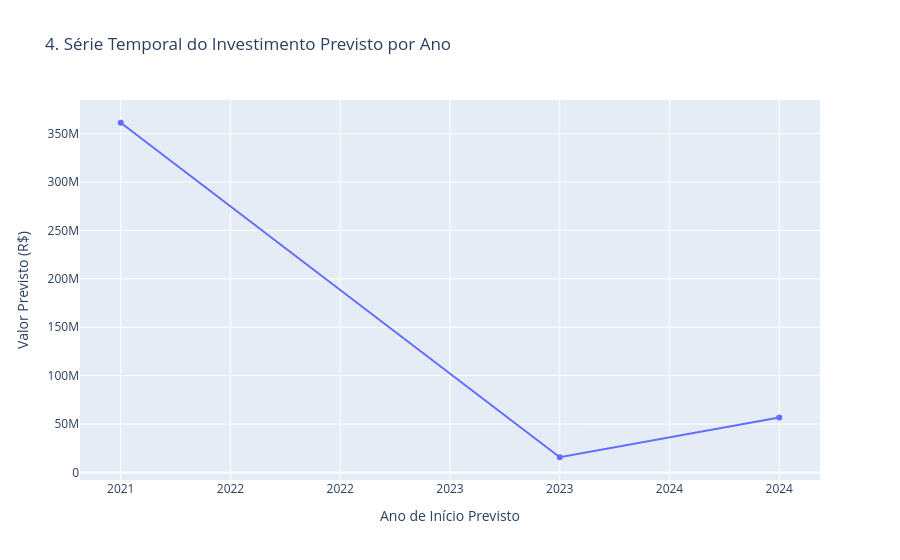

The notebook cell this image was saved under:
### Markdown cell above
### 7.3 - Análise Temporal

Objetivo: Visualizar a tendência de investimento ao longo do tempo.

### Code cell
# Série temporal de investimentos agregados por ano
df_time = df_clean.dropna(subset=['ano_inicio_previsto']).copy()
investimento_anual = df_time.groupby('ano_inicio_previsto')['valor_total_previsto'].sum().reset_index()

fig_line = px.line(investimento_anual, x='ano_inicio_previsto', y='valor_total_previsto',
                   title='4. Série Temporal do Investimento Previsto por Ano',
                   labels={'ano_inicio_previsto': 'Ano de Início Previsto', 'valor_total_previsto': 'Valor Previsto (R$)'},
                   markers=True)

fig_line.update_layout(xaxis_tickformat = 'd') # Formato de ano
fig_line.write_image("visualizacoes/04_evolucao_temporal.png")
fig_line.show()

### Figure 1 — Plotly figure (JSON) as saved in the notebook; plotly's stock layout.template omitted (floating-point values rounded to 4 significant figures)
{"data": [{"hovertemplate": "Ano de Início Previsto=%{x}<br>Valor Previsto (R$)=%{y}<extra></extra>", "legendgroup": "", "line": {"color": "#636efa", "dash": "solid"}, "marker": {"symbol": "circle"}, "mode": "lines+markers", "name": "", "orientation": "v", "showlegend": false, "type": "scatter", "x": [2021, 2023, 2024], "xaxis": "x", "y": [361200000.0, 15730000.0, 56780000.0], "yaxis": "y"}], "layout": {"legend": {"tracegroupgap": 0}, "title": {"text": "4. Série Temporal do Investimento Previsto por Ano"}, "xaxis": {"anchor": "y", "domain": [0, 1], "tickformat": "d", "title": {"text": "Ano de Início Previsto"}}, "yaxis": {"anchor": "x", "domain": [0, 1], "title": {"text": "Valor Previsto (R$)"}}}}
